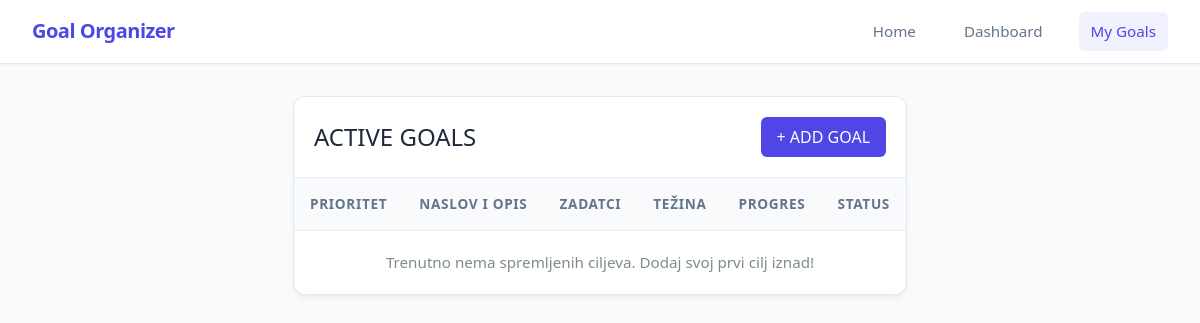
The app's page /goals, older data.
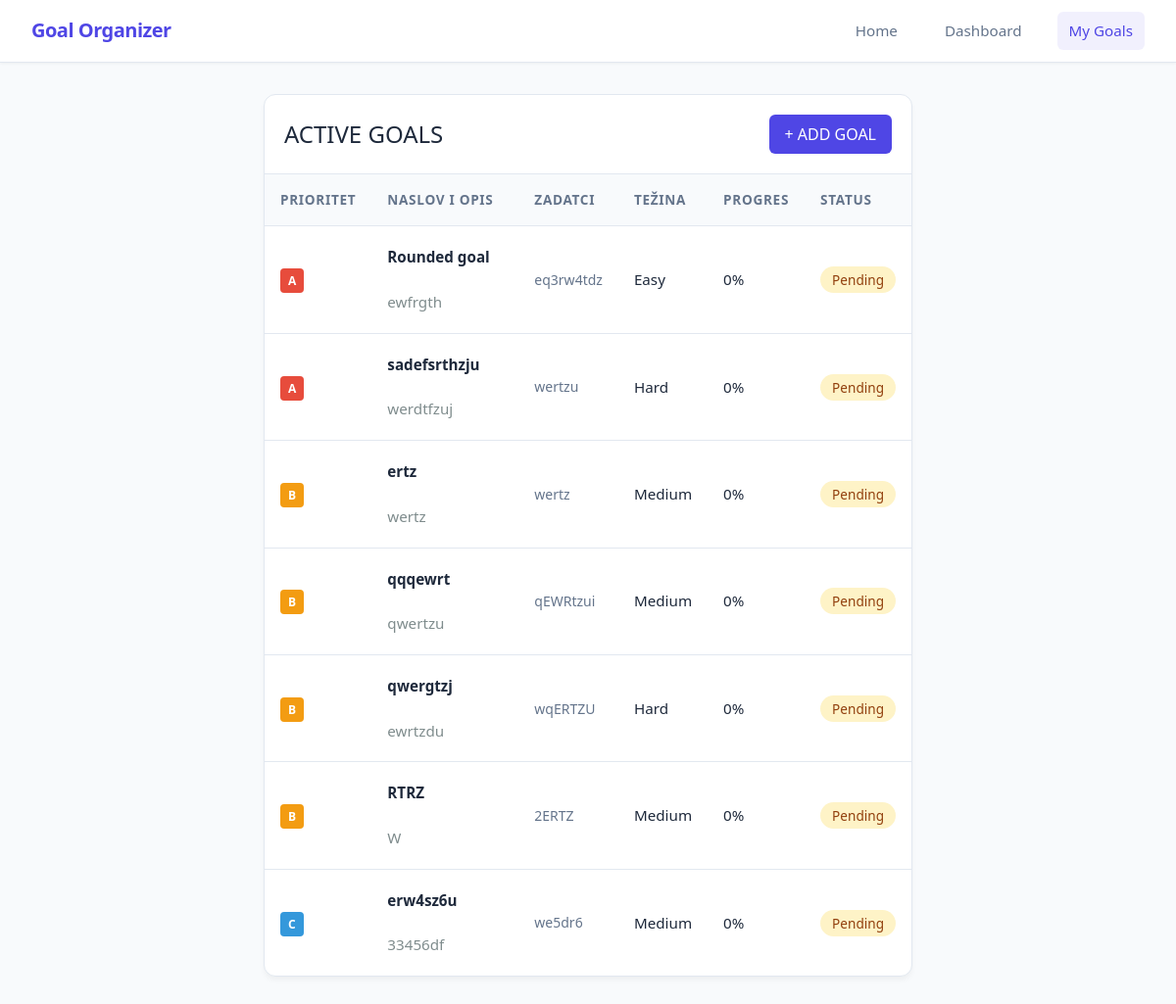
The same page, newer data.
### app/models_db.py (models this page shows, shortened)
class Goal(db.Model):
    id = db.Column(db.Integer, primary_key=True)
    title = db.Column(db.String(100), nullable=False)
    description = db.Column(db.Text, nullable=False)
    tasks = db.Column(db.JSON, nullable=True, default=[])
    is_completed = db.Column(db.Boolean, default=False)
    progress_percentage = db.Column(db.Float, default=0.0)
    difficulty = db.Column(db.String(20), nullable=False, default='Medium')
    priority = db.Column(db.String(1), nullable=False, default='b')

### app/routes.py (the view)
@main.route('/goals')
def show_goals():
    goals = Goal.query.order_by(Goal.priority.asc()).all()
    return render_template('goals.html', goals=goals)

### app/templates/goals.html (shortened to what this page needs)
{% extends 'base.html' %}
{% block content %}
<div class="container">
    <div class="table-container">
        <div style="padding: 1.25rem; border-bottom: 1px solid var(--border-color); display: flex; justify-content: space-between; align-items: center;">
            <h1 class="goals_header">active goals</h1>
            <button id="open_form_btn" style="background-color: var(--primary); color: white; border: none; padding: 0.5rem 1rem; border-radius: 6px; cursor: pointer; font-weight: 500;">+ ADD GOAL</button>
        </div>
        <table>
            <thead>
                <tr>
                    <th>Prioritet</th>
                    <th>Naslov i Opis</th>
                    <th>Zadatci</th>
                    <th>Težina</th>
                    <th>Progres</th>
                    <th>Status</th>
                </tr>
            </thead>
            <tbody>
                {% for goal in goals %}
                <tr class="clickable-row" data-href=" {{ url_for('main.view_goal', goal_id=goal.id) }}">
                    <td><span class="badge badge-{{ goal.priority }}">{{ goal.priority }}</span></td>
                    <td style="width: 150px;">
                        <a href="{{ url_for('main.view_goal', goal_id=goal.id) }}" class="goal-link">
                                <h1><strong>{{ goal.title }}</strong></h1>
                        </a>
                        <br>
                        <p style="color: #7f8c8d; width: 100px;">{{ goal.description or 'Nema opisa' }}</p>
                    </td>
                    <td>
                        {% if goal.tasks %}
                        <ul>
                            {% for task in goal.tasks.split(',') %}
                                {% if task.strip() %}
                                    <li>{{ task.strip() }}</li>
                                {% endif %}
                            {% endfor %}
                        </ul>
                        {% else %}
                        <small style="color: #b2bec3;">Nema zadataka</small>
                        {% endif %}
                    </td>
                    <td>{{ goal.difficulty }}</td>
                    <td>{{ goal.progress_percentage | round | int }}%</td>
                    <td>
                        {% if goal.is_completed %}
                        <span class="status-done">Completed</span>
                        {% else %}
                        <span class="status-pending">Pending</span>
                        {% endif %}
                    </td>
                </tr>
                {% else %}
                <tr>
                    <td colspan="6" style="text-align: center; color: #7f8c8d;">Trenutno nema spremljenih ciljeva. Dodaj svoj prvi cilj iznad!</td>
                </tr>
                {% endfor %}
            </tbody>
        </table>
    </div>
</div>
{% endblock %}

### app/templates/base.html (shortened to what this page needs)
<!DOCTYPE html>
<html lang="en">
<head>
    <script src="https://unpkg.com/@tailwindcss/browser@4"></script>
</head>
<body>
    <header>
        <nav class="navbar">
            <div class="navbar-container">
                <a href="/" class="navbar-brand">Goal Organizer</a>
                <ul class="navbar-links">
                    <a href="/">Home</a>
                    <a href="/dashboard">Dashboard</a>
                    <a href="/goals" class="active">My Goals</a>
                </ul>
            </div>
        </nav>
    </header>
    <main>
        {%block content %} {% endblock %}
    </main>
</body>
<link rel="stylesheet"
      href="{{ url_for('static', filename='style.css') }}">
</html>

### app/static/style.css (style rules this page uses)
:root { --bg-color: #f8fafc; --card-bg: #ffffff; --text-main: #1e293b; --text-muted: #64748b; --border-color: #e2e8f0; --primary: #4f46e5; --primary-hover: #4338ca; --success: #22c55e; --pending: #f59e0b; }
body { font-family: 'Segoe UI', Roboto, Helvetica, Arial, sans-serif; background-color: var(--bg-color); color: var(--text-main); margin: 0; padding: 2rem; display: flex; justify-content: center; }
.container { width: 100%; max-width: 1200px; display: grid; grid-template-columns: 1fr; gap: 2rem; }
h1, h2, h3, a, .goal-title { white-space: nowrap; overflow: hidden; text-overflow: ellipsis; max-width: 100%; }
p { word-break: break-word; overflow-wrap: anywhere; white-space: normal; }
.table-container { background: var(--card-bg); border-radius: 12px; box-shadow: 0 4px 6px -1px rgba(0, 0, 0, 0.05); border: 1px solid var(--border-color); overflow: hidden; }
table { width: 100%; border-collapse: collapse; text-align: left; font-size: 0.95rem; }
th { background-color: #f8fafc; color: var(--text-muted); padding: 1rem; font-weight: 600; font-size: 0.85rem; text-transform: uppercase; letter-spacing: 0.05em; border-bottom: 1px solid var(--border-color); }
td { padding: 1.25rem 1rem; border-bottom: 1px solid var(--border-color); vertical-align: middle; }
tr:last-child td { border-bottom: none; }
table ul { margin: 0; color: var(--text-muted); font-size: 0.875rem; }
.status-pending { background-color: #fef3c7; color: #92400e; padding: 0.25rem 0.75rem; border-radius: 9999px; font-size: 0.85rem; font-weight: 500; }
.badge { padding: 0.25rem 0.5rem; border-radius: 4px; font-size: 0.75rem; font-weight: 600; text-transform: uppercase; }
.navbar { position: fixed; top: 0; left: 0; right: 0; height: 64px; background-color: var(--card-bg); border-bottom: 1px solid var(--border-color); box-shadow: 0 1px 3px 0 rgba(0, 0, 0, 0.05); display: flex; justify-content: center; align-items: center; z-index: 1000; }
.navbar-container { width: 100%; max-width: 1200px; padding: 0 2rem; display: flex; justify-content: space-between; align-items: center; box-sizing: border-box; }
.navbar-brand { font-size: 1.25rem; font-weight: 700; color: var(--primary); text-decoration: none; letter-spacing: -0.025em; }
.navbar-links { display: flex; gap: 1.5rem; list-style: none; margin: 0; padding: 0; }
.navbar-links a { text-decoration: none; color: var(--text-muted); font-size: 0.95rem; font-weight: 500; padding: 0.5rem 0.75rem; border-radius: 6px; transition: color 0.2s, background-color 0.2s; }
.navbar-links a.active { color: var(--primary); background-color: rgba(79, 70, 229, 0.08); }
body { padding-top: calc(64px + 2rem); }
.goals_header { text-transform: uppercase; color: var(--text-main); font-size: 1.5em; font-weight: 300; margin: 0; }
.clickable-row { cursor: pointer; transition: background-color 0.2s ease; }

### app/templates/goals.html (style rules this page uses)
.badge { padding: 4px 8px; border-radius: 4px; font-size: 12px; font-weight: bold; text-transform: uppercase; }
.badge-a { background-color: #e74c3c; color: white; }
.badge-b { background-color: #f39c12; color: white; }
.badge-c { background-color: #3498db; color: white; }
.status-pending { color: #95a5a6; }

Row changes from the older to the newer data that the page shows:
added Goal: priority "A", title "Rounded goal", description "ewfrgth", strip "eq3rw4tdz", difficulty "Easy", progress_percentage "0", is_completed "Pending"
added Goal: priority "A", title "sadefsrthzju", description "werdtfzuj", strip "wertzu", difficulty "Hard", progress_percentage "0", is_completed "Pending"
added Goal: priority "B", title "ertz", description "wertz", strip "wertz", difficulty "Medium", progress_percentage "0", is_completed "Pending"
added Goal: priority "B", title "qqqewrt", description "qwertzu", strip "qEWRtzui", difficulty "Medium", progress_percentage "0", is_completed "Pending"
added Goal: priority "B", title "qwergtzj", description "ewrtzdu", strip "wqERTZU", difficulty "Hard", progress_percentage "0", is_completed "Pending"
added Goal: priority "B", title "RTRZ", description "W", strip "2ERTZ", difficulty "Medium", progress_percentage "0", is_completed "Pending"
added Goal: priority "C", title "erw4sz6u", description "33456df", strip "we5dr6", difficulty "Medium", progress_percentage "0", is_completed "Pending"
Text that changed along with them:
text no longer shown: "Trenutno nema spremljenih ciljeva. Dodaj svoj prvi cilj iznad!"
